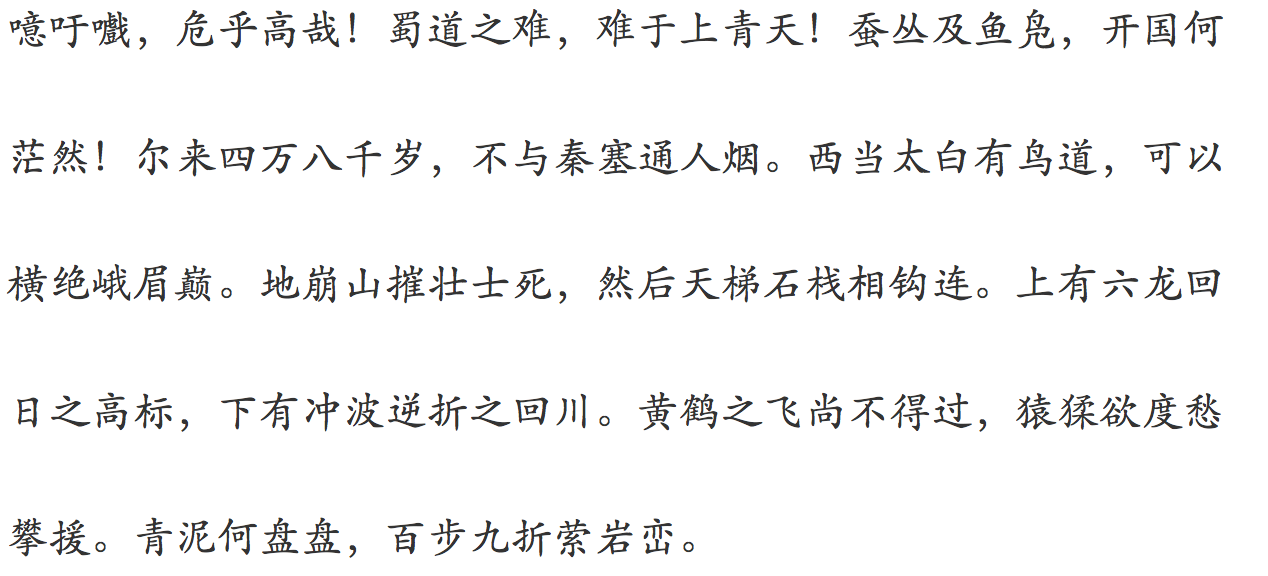
#> input picture tmp/test.png, 1268 x 576 px, found by its file name
$ python perspective.py
#> lines starting #> are read from the running program, lines starting #| are printed output that depends on the picture; after the words box and inside, x2 and y2 are one past the last pixel; in counts of white or black regions, pixels touching at a corner belong together; long printed decimals are rounded
#> further down, image is the input picture: shape (576, 1268, 3); mean B, G, R 244, 244, 244
import cv2
import numpy as np

input_img_file = "./test.png"

# 度数转换
def DegreeTrans(theta):
    res = theta / np.pi * 180
    return res

# 逆时针旋转图像degree角度（原尺寸）
def rotateImage(src, degree):
    # 旋转中心为图像中心
    h, w = src.shape[:2]
    # 计算二维旋转的仿射变换矩阵
    RotateMatrix = cv2.getRotationMatrix2D((w/2.0, h/2.0), degree, 1)
    print(RotateMatrix)
    # 仿射变换，背景色填充为白色
    rotate = cv2.warpAffine(src, RotateMatrix, (w, h), borderValue=(255, 255, 255))
    return rotate

# 通过霍夫变换计算角度
def CalcDegree(srcImage):
    midImage = cv2.cvtColor(srcImage, cv2.COLOR_BGR2GRAY)
    dstImage = cv2.Canny(midImage, 50, 200, 3)
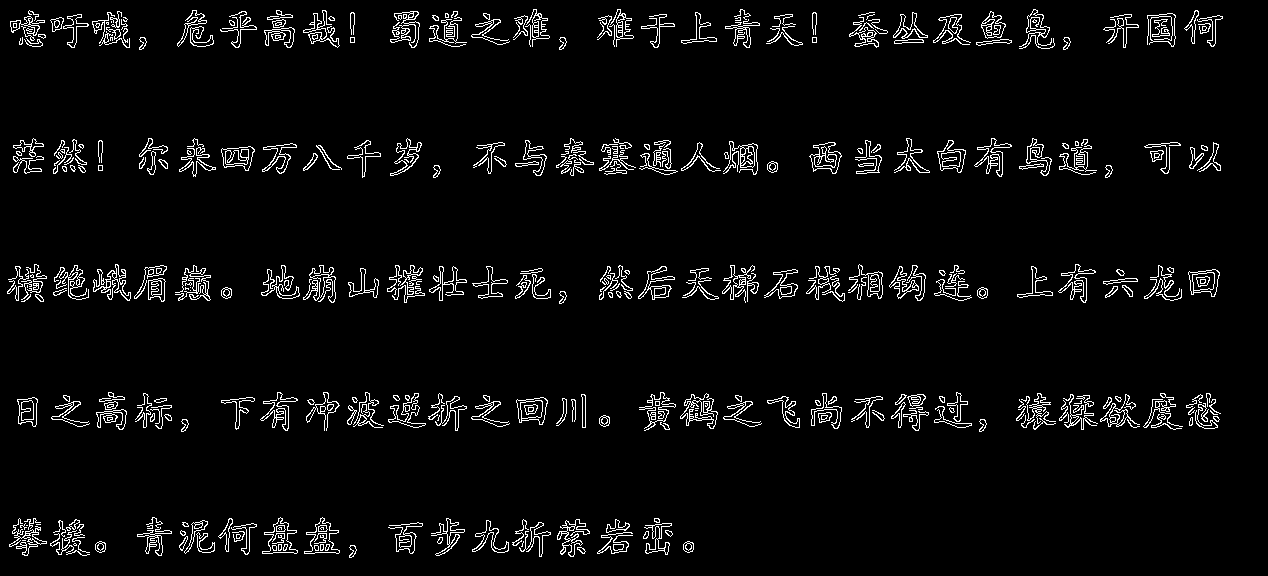
#> dstImage: shape (576, 1268); 4.3% white in thin lines or dots
    lineimage = srcImage.copy()

    # 通过霍夫变换检测直线
    # 第4个参数就是阈值，阈值越大，检测精度越高
    lines = cv2.HoughLines(dstImage, 1, np.pi/180, 200)
#> lines = 60 rows, first 8: [291, 1.57], [419, 1.57], [292, 1.55], [294, 1.57], [280, 1.57], [401, 1.57], [398, 1.59], [299, 1.55]
    # 由于图像不同，阈值不好设定，因为阈值设定过高导致无法检测直线，阈值过低直线太多，速度很慢
    sum = 0
    # 依次画出每条线段
    for i in range(len(lines)):
        for rho, theta in lines[i]:
            # print("theta:", theta, " rho:", rho)
            a = np.cos(theta)
            b = np.sin(theta)
            x0 = a * rho
            y0 = b * rho
            x1 = int(round(x0 + 1000 * (-b)))
            y1 = int(round(y0 + 1000 * a))
            x2 = int(round(x0 - 1000 * (-b)))
            y2 = int(round(y0 - 1000 * a))
            # 只选角度最小的作为旋转角度
            sum += theta
            cv2.line(lineimage, (x1, y1), (x2, y2), (0, 0, 255), 1, cv2.LINE_AA)
            cv2.imshow("Imagelines", lineimage)
#> this loop made 60 passes
#> pass 1, in CalcDegree, `cv2.imshow("Imagelines", lineimage)`:
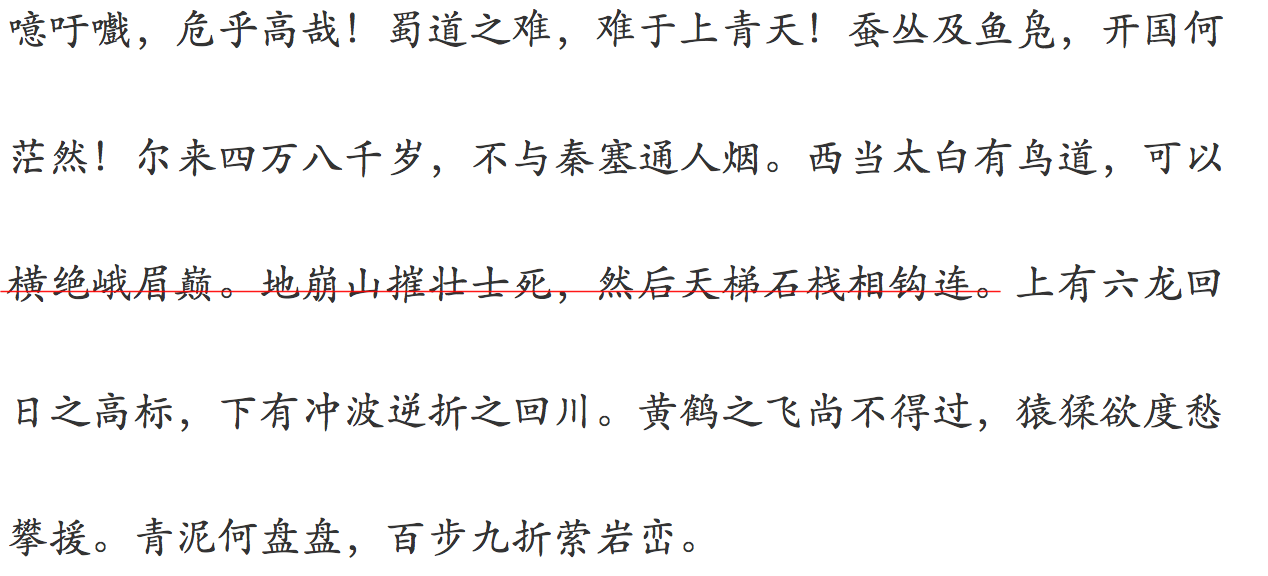
#> window 'Imagelines': shape (576, 1268, 3); mean B, G, R 243.6, 243.6, 244.1
#> pass 2, in CalcDegree, `cv2.imshow("Imagelines", lineimage)`:
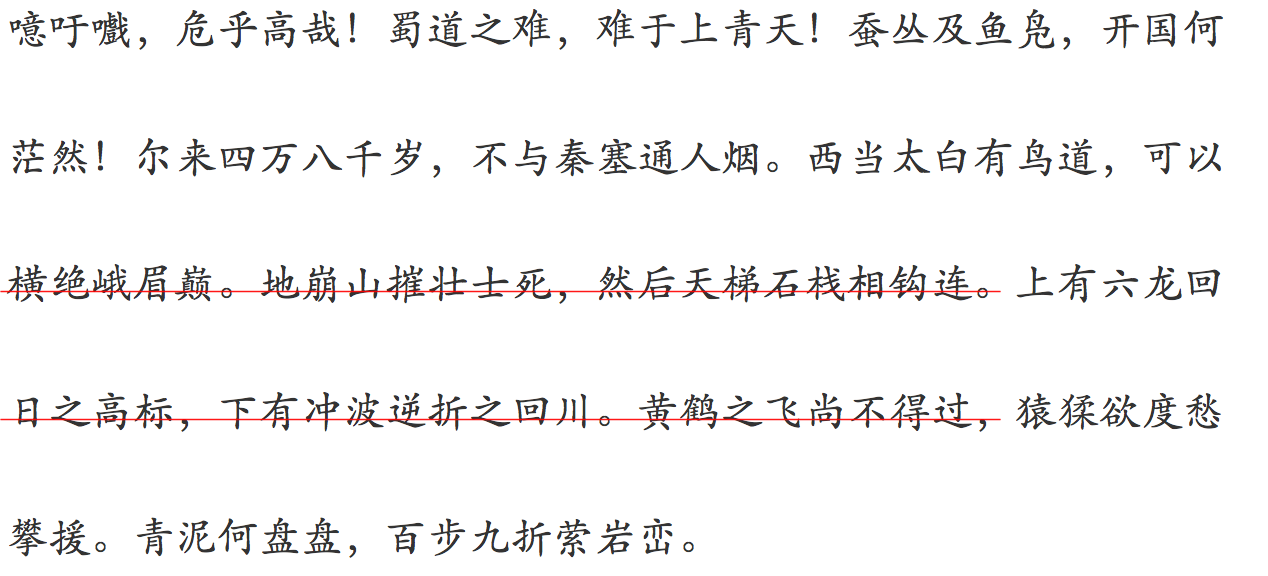
#> window 'Imagelines': shape (576, 1268, 3); mean B, G, R 243.2, 243.2, 244.2
#> after the loop:
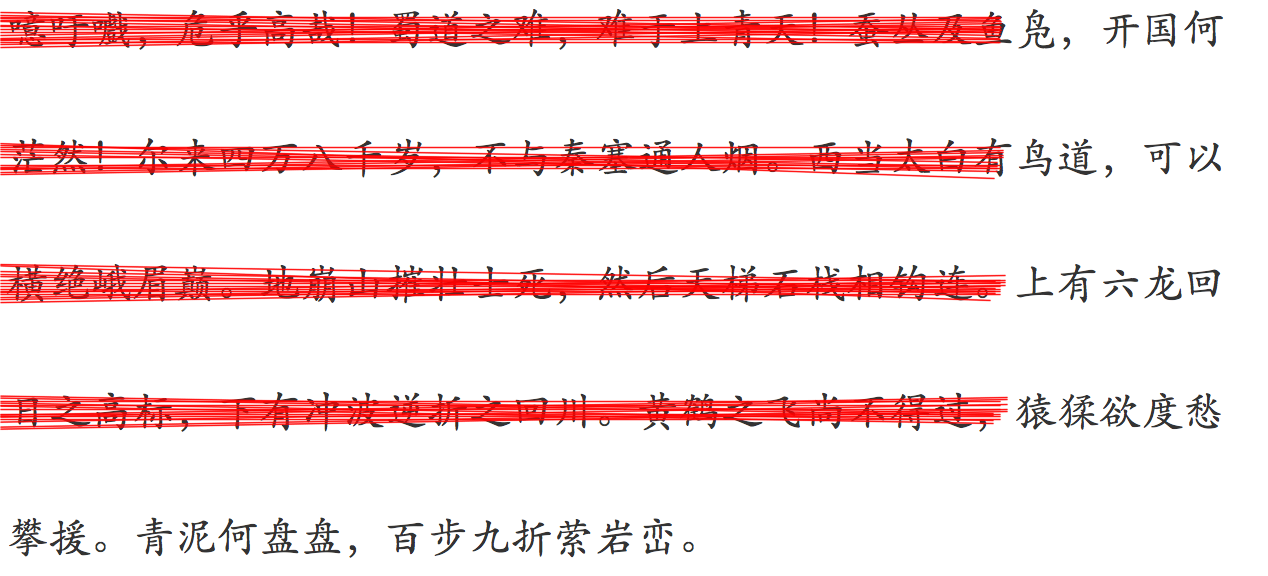
#> lineimage: shape (576, 1268, 3); 13.89% of pixels changed, all inside (x1, y1, x2, y2) = (0, 11, 1009, 431)
#> after the loop, sum = 94.3

    # 对所有角度求平均，这样做旋转效果会更好
    average = sum / len(lines)
#> average = 1.57
    angle = DegreeTrans(average) - 90
#> in DegreeTrans, `res = theta / np.pi * 180`: res = 90.05
#> angle = 0.05
    return angle

if __name__ == '__main__':
    image = cv2.imread(input_img_file)
    cv2.imshow("Image", image)
    # 倾斜角度矫正
    degree = CalcDegree(image)
#> degree = 0.05
    print("调整角度：", degree)
#| 调整角度： 0.05
    rotate = rotateImage(image, degree)
#> in rotateImage, `RotateMatrix = cv2.getRotationMatrix2D((w/2.0, h/2.0), degree, 1)`: RotateMatrix = [[1, 0.000873, -0.251], [-0.000873, 1, 0.553]]
#| [[ 9.99999619e-01  8.72671495e-04 -2.51087977e-01]
#|  [-8.72671495e-04  9.99999619e-01  5.53383392e-01]]
    cv2.imshow("rotate", rotate)
    # cv2.imwrite("../test/recified.png", rotate, [int(cv2.IMWRITE_PNG_COMPRESSION), 0])
    cv2.waitKey(0)
    cv2.destroyAllWindows()

$ run again, with tmp/0_1.png copied over tmp/test.png
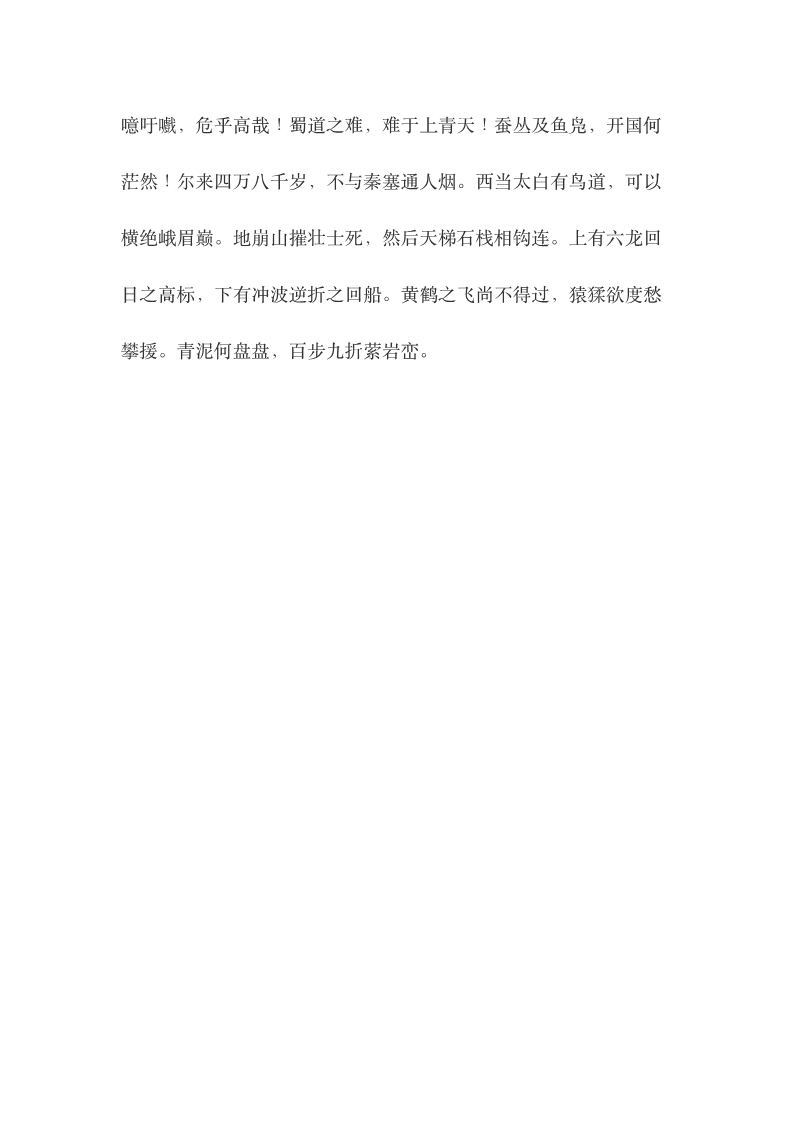
#> input picture tmp/0_1.png, 793 x 1122 px, found by its file name
#> image is the input picture: shape (1122, 793, 3); min 50, max 255, mean 253.1
#> in CalcDegree, `dstImage = cv2.Canny(midImage, 50, 200, 3)`:
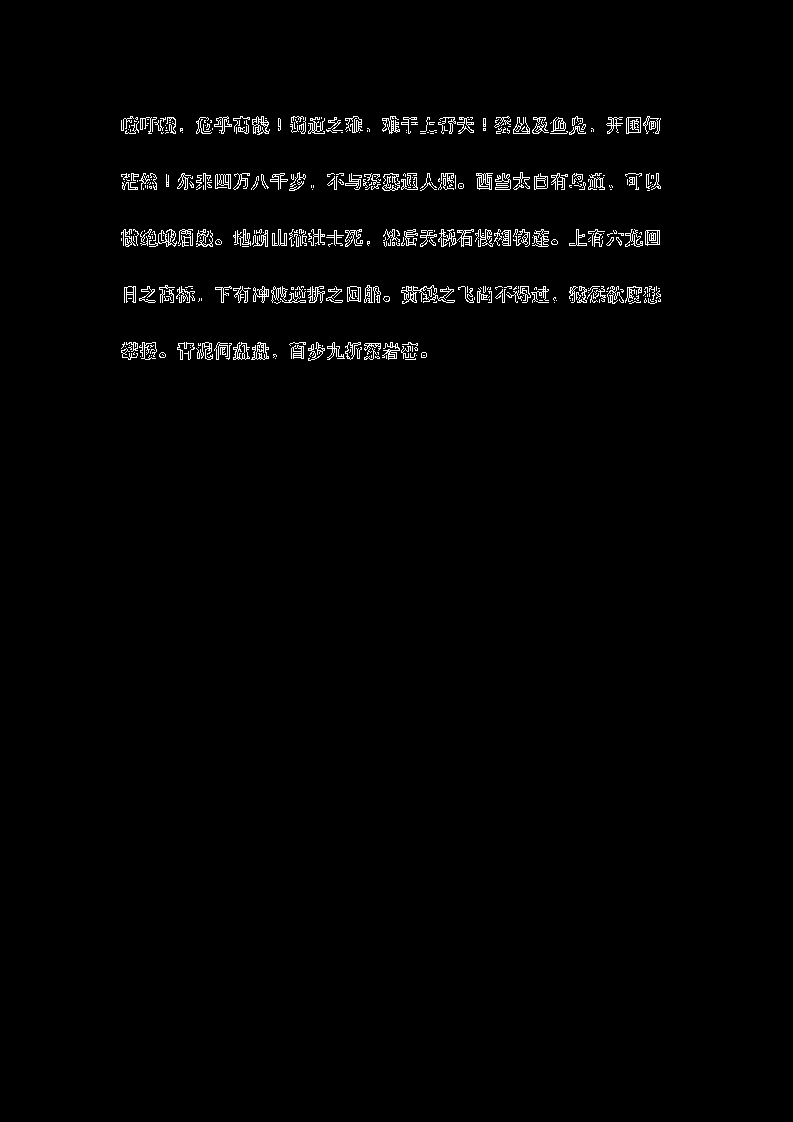
#> dstImage: shape (1122, 793); 1.4% white in thin lines or dots, all inside (x1, y1, x2, y2) = (121, 116, 661, 361)
#> lines = [[244, 1.57], [289, 1.57]]
#> the loop in CalcDegree, `for i in range(len(lines)):` made 2 passes
#> pass 2, in CalcDegree, `cv2.imshow("Imagelines", lineimage)`:
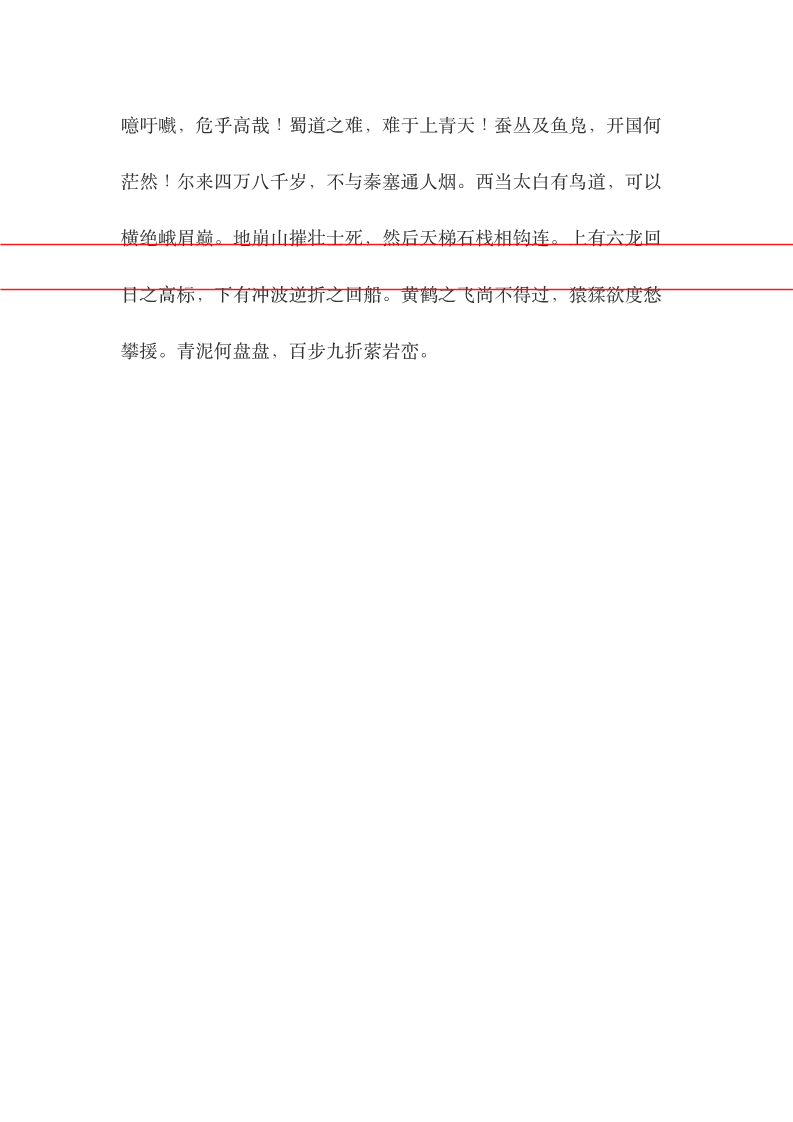
#> window 'Imagelines': shape (1122, 793, 3); mean B, G, R 252.5, 252.5, 253.2
#> after the loop in CalcDegree, `for i in range(len(lines)):`: sum = 3.14
#> average = 1.57
#> res = 90
#> angle = 2.5e-06
#| 调整角度： 2.5044781608585254e-06
#> RotateMatrix = [[1, 4.37e-08, -2.45e-05], [-4.37e-08, 1, 1.73e-05]]
#| [[ 1.00000000e+00  4.37113900e-08 -2.45220894e-05]
#|  [-4.37113900e-08  1.00000000e+00  1.73315667e-05]]
